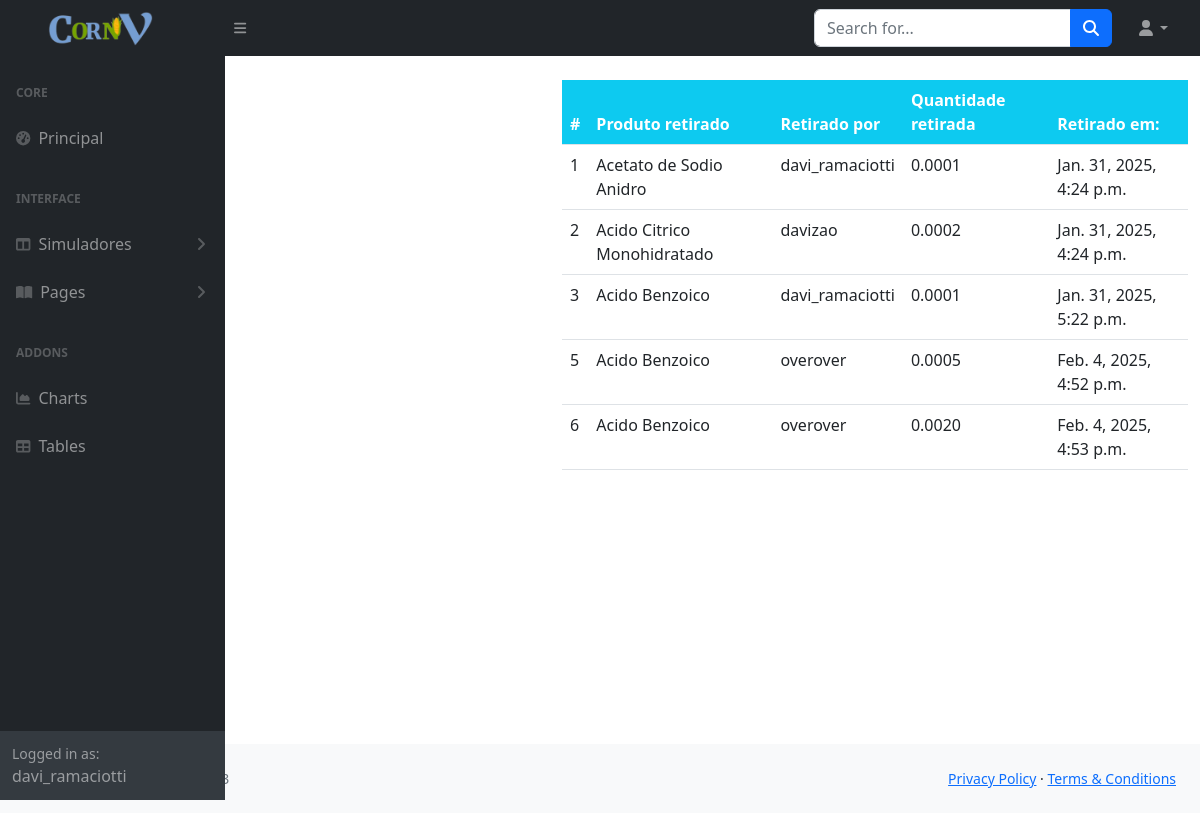
The app's page /retirada/ (signed in) with its own data.
### estatisticas/models.py (models this page shows, shortened)
class Retirada(models.Model):
    produto = models.ForeignKey(Produto, on_delete=models.CASCADE, null=True)
    staff = models.ForeignKey(User, models.CASCADE, null=True)
    quantidade_retirada = models.DecimalField(max_digits=19, decimal_places=4, null=True)
    data = models.DateTimeField(auto_now_add=True)

class Produto(models.Model):
    nome = models.CharField(max_length=200, null=True)
    classificacao = models.CharField(max_length=200, choices=CLASSIFICACAO , null=True)
    quantidade = models.DecimalField(max_digits=19, decimal_places=4, null=True)
    def __str__(self):
        return f'{self.nome}'

### estatisticas/views.py (the view)
# urls.py: path('retirada/', views.retirada, name="estatisticas-retirada"),
@login_required(login_url='user-login', ) # está configurado nas settings > login_url.
def retirada(request):
    retiradas = Retirada.objects.all()
    produtos = Produto.objects.all()
    workers = User.objects.all()
    workers_count = workers.count()
    produtos_count = produtos.count()
    retiradas_count = retiradas.count()
    context = {
        'retiradas' : retiradas,
        'workers_count' : workers_count,
        'produtos_count' : produtos_count,
        'retiradas_count' :  retiradas_count,
    }
    return render(request, 'estatisticas/retirada.html', context)

### templates/estatisticas/retirada.html (shortened to what this page needs)
{% extends 'partials/base.html' %}
{% block content%}
 {% include 'partials/topnav.html' %}
<div class="container">
    <div class="row my-4">
        <div class="col-md-4">
        </div>
        <div class="col-md-8">
            <table class="table bg-white">
                <thead class="bg-info">
                    <tr class="text-white">
                        <th scope="col">#</th>
                        <th scope="col">Produto retirado</th>
                        <th scope="col">Retirado por</th>
                        <th scope="col">Quantidade retirada</th>
                        <th scope="col">Retirado em:</th>
                    </tr>
                </thead>
                <tbody>
                    {% for retirada in retiradas %}
                    <tr>
                        <td> {{retirada.id}} </td>
                        <td> {{retirada.produto}} </td>
                        <td> {{retirada.staff}} </td>
                        <td> {{retirada.quantidade_retirada}} </td>
                        <td> {{retirada.data}} </td>
                    </tr>
                    {% endfor %}
                </tbody>
            </table>
        </div>
    </div>
</div>
{% endblock %}

### templates/partials/sidebar.html (shortened to what this page needs)
{% load static%}
<div id="layoutSidenav_nav">
                <nav class="sb-sidenav accordion sb-sidenav-dark" id="sidenavAccordion">
                    <div class="sb-sidenav-menu">
                        <div class="nav">
                            <div class="sb-sidenav-menu-heading">Core</div>
                            <a class="nav-link" href="{% url 'estatisticas-index' %}">
                                <div class="sb-nav-link-icon"><i class="fas fa-tachometer-alt"></i></div>
                                Principal
                            </a>
                            <div class="sb-sidenav-menu-heading">Interface</div>
                            <a class="nav-link collapsed" href="#" data-bs-toggle="collapse" data-bs-target="#collapseLayouts" aria-expanded="false" aria-controls="collapseLayouts">
                                <div class="sb-nav-link-icon"><i class="fas fa-columns"></i></div>
                                Simuladores
                                <div class="sb-sidenav-collapse-arrow"><i class="fas fa-angle-down"></i></div>
                            </a>
                            <a class="nav-link collapsed" href="#" data-bs-toggle="collapse" data-bs-target="#collapsePages" aria-expanded="false" aria-controls="collapsePages">
                                <div class="sb-nav-link-icon"><i class="fas fa-book-open"></i></div>
                                Pages
                                <div class="sb-sidenav-collapse-arrow"><i class="fas fa-angle-down"></i></div>
                            </a>
                            <div class="sb-sidenav-menu-heading">Addons</div>
                            <a class="nav-link" href="charts.html">
                                <div class="sb-nav-link-icon"><i class="fas fa-chart-area"></i></div>
                                Charts
                            </a>
                            <a class="nav-link" href="tables.html">
                                <div class="sb-nav-link-icon"><i class="fas fa-table"></i></div>
                                Tables
                            </a>
                        </div>
                    </div>
                    <div class="sb-sidenav-footer">
                        <div class="small">Logged in as:</div>
                        {{ user.username }}
                    </div>
                </nav>
            </div>

### records on screen
Retirada: id "1", produto "Acetato de Sodio Anidro", staff "davi_ramaciotti", quantidade_retirada "0.0001", data "Jan. 31, 2025, 4:24 p.m."
Retirada: id "2", produto "Acido Citrico Monohidratado", staff "davizao", quantidade_retirada "0.0002", data "Jan. 31, 2025, 4:24 p.m."
Retirada: id "3", produto "Acido Benzoico", staff "davi_ramaciotti", quantidade_retirada "0.0001", data "Jan. 31, 2025, 5:22 p.m."
Retirada: id "5", produto "Acido Benzoico", staff "overover", quantidade_retirada "0.0005", data "Feb. 4, 2025, 4:52 p.m."
Retirada: id "6", produto "Acido Benzoico", staff "overover", quantidade_retirada "0.0020", data "Feb. 4, 2025, 4:53 p.m."

### other values on screen
{{ user.username }} "davi_ramaciotti"
